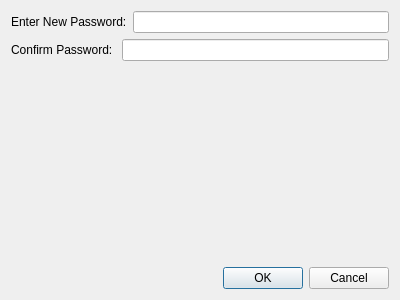
<?xml version="1.0" encoding="UTF-8"?>
<ui version="4.0">
 <class>steelcase_cpw_dialog</class>
 <widget class="QDialog" name="steelcase_cpw_dialog">
  <property name="geometry">
   <rect>
    <x>0</x>
    <y>0</y>
    <width>400</width>
    <height>300</height>
   </rect>
  </property>
  <property name="windowTitle">
   <string>Change Password</string>
  </property>
  <layout class="QGridLayout" name="gridLayout_2">
   <item row="0" column="0">
    <layout class="QGridLayout" name="gridLayout">
     <item row="0" column="0">
      <layout class="QHBoxLayout" name="horizontalLayout">
       <item>
        <widget class="QLabel" name="label">
         <property name="text">
          <string>Enter New Password:</string>
         </property>
        </widget>
       </item>
       <item>
        <widget class="QLineEdit" name="pw_line_edit">
         <property name="echoMode">
          <enum>QLineEdit::Password</enum>
         </property>
        </widget>
       </item>
      </layout>
     </item>
     <item row="2" column="0">
      <spacer name="verticalSpacer">
       <property name="orientation">
        <enum>Qt::Vertical</enum>
       </property>
       <property name="sizeHint" stdset="0">
        <size>
         <width>20</width>
         <height>40</height>
        </size>
       </property>
      </spacer>
     </item>
     <item row="1" column="0">
      <layout class="QHBoxLayout" name="horizontalLayout_2">
       <item>
        <widget class="QLabel" name="label_2">
         <property name="text">
          <string>Confirm Password: </string>
         </property>
        </widget>
       </item>
       <item>
        <widget class="QLineEdit" name="cpw_line_edit">
         <property name="echoMode">
          <enum>QLineEdit::Password</enum>
         </property>
        </widget>
       </item>
      </layout>
     </item>
    </layout>
   </item>
   <item row="1" column="0">
    <widget class="QDialogButtonBox" name="buttonBox">
     <property name="orientation">
      <enum>Qt::Horizontal</enum>
     </property>
     <property name="standardButtons">
      <set>QDialogButtonBox::Cancel|QDialogButtonBox::Ok</set>
     </property>
    </widget>
   </item>
  </layout>
 </widget>
 <resources/>
 <connections>
  <connection>
   <sender>buttonBox</sender>
   <signal>accepted()</signal>
   <receiver>steelcase_cpw_dialog</receiver>
   <slot>accept()</slot>
   <hints>
    <hint type="sourcelabel">
     <x>248</x>
     <y>254</y>
    </hint>
    <hint type="destinationlabel">
     <x>157</x>
     <y>274</y>
    </hint>
   </hints>
  </connection>
  <connection>
   <sender>buttonBox</sender>
   <signal>rejected()</signal>
   <receiver>steelcase_cpw_dialog</receiver>
   <slot>reject()</slot>
   <hints>
    <hint type="sourcelabel">
     <x>316</x>
     <y>260</y>
    </hint>
    <hint type="destinationlabel">
     <x>286</x>
     <y>274</y>
    </hint>
   </hints>
  </connection>
 </connections>
</ui>
